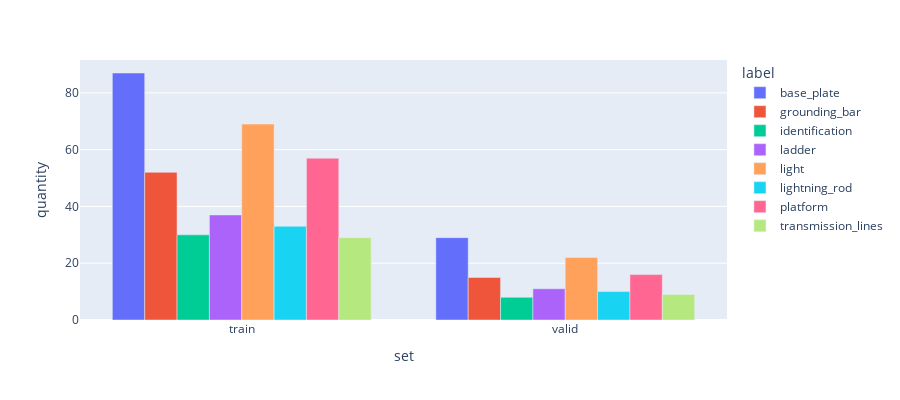

The notebook cell this image was saved under:
### Code cell
fig = px.bar(
    df, x="set", y="quantity",
    color='label', barmode='group',
    height=400
)
fig.show()

### Figure 1 — Plotly figure (JSON) as saved in the notebook; plotly's stock layout.template omitted (floating-point values rounded to 4 significant figures)
{"data": [{"alignmentgroup": "True", "hovertemplate": "label=base_plate<br>set=%{x}<br>quantity=%{y}<extra></extra>", "legendgroup": "base_plate", "marker": {"color": "#636efa", "pattern": {"shape": ""}}, "name": "base_plate", "offsetgroup": "base_plate", "orientation": "v", "showlegend": true, "textposition": "auto", "type": "bar", "x": ["train", "valid"], "xaxis": "x", "y": [87, 29], "yaxis": "y"}, {"alignmentgroup": "True", "hovertemplate": "label=grounding_bar<br>set=%{x}<br>quantity=%{y}<extra></extra>", "legendgroup": "grounding_bar", "marker": {"color": "#EF553B", "pattern": {"shape": ""}}, "name": "grounding_bar", "offsetgroup": "grounding_bar", "orientation": "v", "showlegend": true, "textposition": "auto", "type": "bar", "x": ["train", "valid"], "xaxis": "x", "y": [52, 15], "yaxis": "y"}, {"alignmentgroup": "True", "hovertemplate": "label=identification<br>set=%{x}<br>quantity=%{y}<extra></extra>", "legendgroup": "identification", "marker": {"color": "#00cc96", "pattern": {"shape": ""}}, "name": "identification", "offsetgroup": "identification", "orientation": "v", "showlegend": true, "textposition": "auto", "type": "bar", "x": ["train", "valid"], "xaxis": "x", "y": [30, 8], "yaxis": "y"}, {"alignmentgroup": "True", "hovertemplate": "label=ladder<br>set=%{x}<br>quantity=%{y}<extra></extra>", "legendgroup": "ladder", "marker": {"color": "#ab63fa", "pattern": {"shape": ""}}, "name": "ladder", "offsetgroup": "ladder", "orientation": "v", "showlegend": true, "textposition": "auto", "type": "bar", "x": ["train", "valid"], "xaxis": "x", "y": [37, 11], "yaxis": "y"}, {"alignmentgroup": "True", "hovertemplate": "label=light<br>set=%{x}<br>quantity=%{y}<extra></extra>", "legendgroup": "light", "marker": {"color": "#FFA15A", "pattern": {"shape": ""}}, "name": "light", "offsetgroup": "light", "orientation": "v", "showlegend": true, "textposition": "auto", "type": "bar", "x": ["train", "valid"], "xaxis": "x", "y": [69, 22], "yaxis": "y"}, {"alignmentgroup": "True", "hovertemplate": "label=lightning_rod<br>set=%{x}<br>quantity=%{y}<extra></extra>", "legendgroup": "lightning_rod", "marker": {"color": "#19d3f3", "pattern": {"shape": ""}}, "name": "lightning_rod", "offsetgroup": "lightning_rod", "orientation": "v", "showlegend": true, "textposition": "auto", "type": "bar", "x": ["train", "valid"], "xaxis": "x", "y": [33, 10], "yaxis": "y"}, {"alignmentgroup": "True", "hovertemplate": "label=platform<br>set=%{x}<br>quantity=%{y}<extra></extra>", "legendgroup": "platform", "marker": {"color": "#FF6692", "pattern": {"shape": ""}}, "name": "platform", "offsetgroup": "platform", "orientation": "v", "showlegend": true, "textposition": "auto", "type": "bar", "x": ["train", "valid"], "xaxis": "x", "y": [57, 16], "yaxis": "y"}, {"alignmentgroup": "True", "hovertemplate": "label=transmission_lines<br>set=%{x}<br>quantity=%{y}<extra></extra>", "legendgroup": "transmission_lines", "marker": {"color": "#B6E880", "pattern": {"shape": ""}}, "name": "transmission_lines", "offsetgroup": "transmission_lines", "orientation": "v", "showlegend": true, "textposition": "auto", "type": "bar", "x": ["train", "valid"], "xaxis": "x", "y": [29, 9], "yaxis": "y"}], "layout": {"barmode": "group", "height": 400, "legend": {"title": {"text": "label"}, "tracegroupgap": 0}, "margin": {"t": 60}, "xaxis": {"anchor": "y", "domain": [0, 1], "title": {"text": "set"}}, "yaxis": {"anchor": "x", "domain": [0, 1], "title": {"text": "quantity"}}}}
